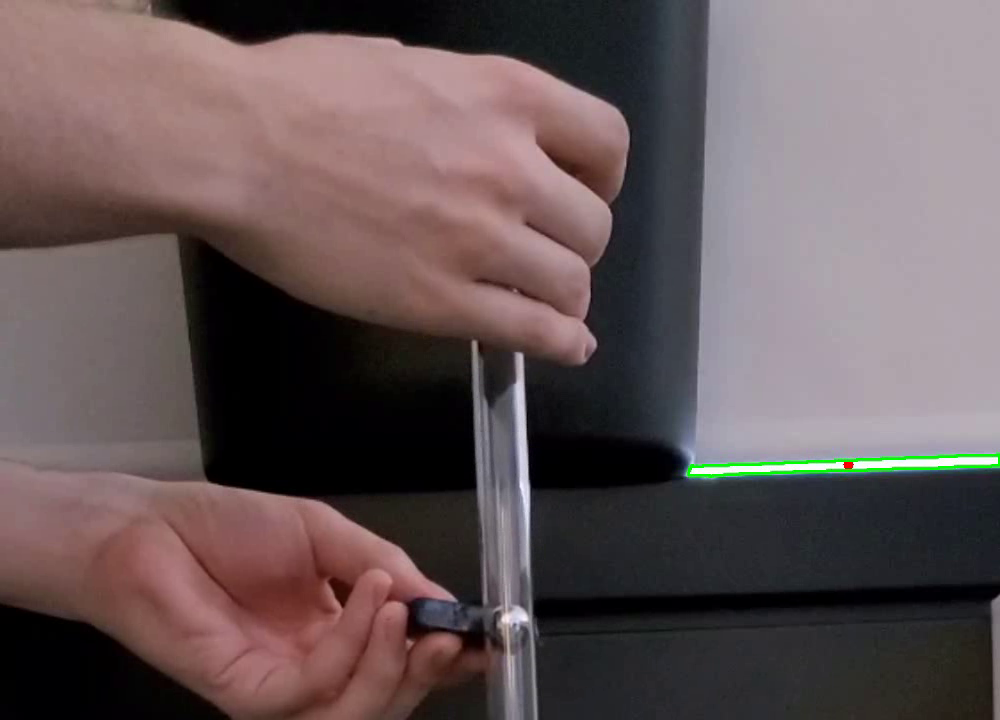
#> input picture frame 4 of Videos/output_test.mp4, 1000 x 720 px, given in place of 20250311_145216.mp4, which was not available
$ python process_video.py
#> lines starting #> are read from the running program, lines starting #| are printed output that depends on the picture; after the words box and inside, x2 and y2 are one past the last pixel; in counts of white or black regions, pixels touching at a corner belong together; pictures that were not available may be replaced by others from this repository, and a replacement may not be noted
import cv2
import csv

# Input and output video paths
input_video_path = "../Videos/20250311_145216.mp4"  # Change this to your actual video file
output_video_path = "../Videos/output_test.mp4"  # MP4 output
csv_file_path = "../CSV Files/CSVOutput_Test.csv"  # CSV file to save the coordinates

# Open the video file
cap = cv2.VideoCapture(input_video_path)

#Add a comment

# Get video properties
frame_width = int(cap.get(cv2.CAP_PROP_FRAME_WIDTH))
frame_height = int(cap.get(cv2.CAP_PROP_FRAME_HEIGHT))
fps = int(cap.get(cv2.CAP_PROP_FPS))
fourcc = cv2.VideoWriter_fourcc(*"mp4v")  # Use "mp4v" for MP4 output

# Define the cropping region dimensions
crop_y_start = 0
crop_y_end = frame_height - 0 # To go until the end of the frame
crop_x_start = 0
crop_x_end = 1000

# Validate cropping bounds
if crop_x_start < 0 or crop_y_start < 0 or crop_x_end > frame_width or crop_y_end > frame_height:
    raise ValueError(f"Cropping bounds are out of the frame dimensions! "
                     f"Frame size: ({frame_width}x{frame_height}), "
                     f"Crop region: x({crop_x_start}-{crop_x_end}), y({crop_y_start}-{crop_y_end})")


# Create a VideoWriter object with the correct output size
output_width = crop_x_end - crop_x_start
output_height = crop_y_end - crop_y_start
out = cv2.VideoWriter(output_video_path, fourcc, fps, (output_width, output_height))

# Set minimum and maximum contour area to filter noise
MIN_CONTOUR_AREA = 500  # Adjust as needed
MAX_CONTOUR_AREA = 10000000  # Adjust based on expected pendulum size


with open(csv_file_path, mode='w', newline='') as csv_file:
    writer = csv.writer(csv_file)

    # Write the header to the CSV file
    writer.writerow(['Time', 'x', 'y'])
    # Process each frame
    counter = 0
    while cap.isOpened():
        counter += 1
        print(counter)
        ret, frame = cap.read()
#> frame is the input picture: shape (720, 1000, 3); mean B, G, R 87.5, 86.2, 100.5

        if not ret:
            break  # End of video

        # Crop the frame based on defined coordinates
        cropped = frame[crop_y_start:crop_y_end, crop_x_start:crop_x_end]
        if(counter == 2):
            cv2.imwrite('cropped3.jpg',cropped)
        # Convert to grayscale
        gray = cv2.cvtColor(cropped, cv2.COLOR_BGR2GRAY)
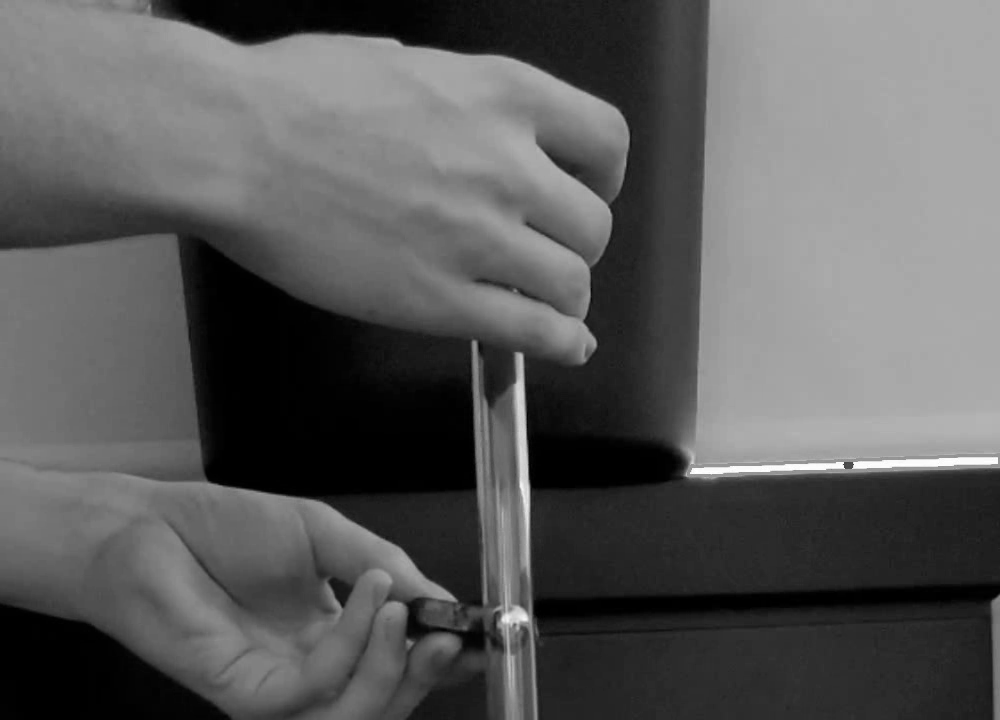
#> gray: shape (720, 1000); min 0, max 255, mean 90.6

        # Apply Gaussian blur to smooth out noise
        blurred = cv2.GaussianBlur(gray, (5, 5), 0)

        # Apply thresholding
        _, thresh = cv2.threshold(blurred,210, 255, cv2.THRESH_BINARY)
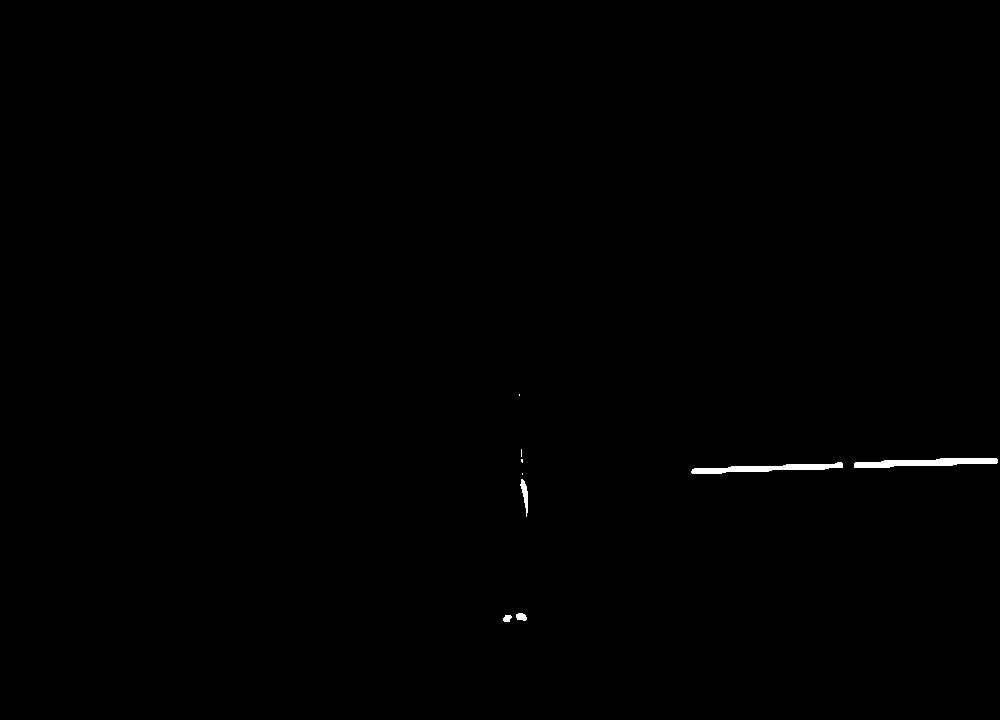
#> thresh: shape (720, 1000); 0.28% white; 9 white regions (4 under 20 px)
        cv2.imshow("text",thresh)
        cv2.waitKey(1)
        # Find contours
        contours, _ = cv2.findContours(thresh, cv2.RETR_EXTERNAL, cv2.CHAIN_APPROX_SIMPLE)
#> contours = 9 contours, 4 with area under 20; largest, box (x1, y1, x2, y2) and area: (854, 458, 998, 468) 766, (691, 462, 843, 474) 693, (520, 479, 528, 517) 104, (516, 613, 527, 621) 54, (503, 615, 512, 622) 37
        # Filter contours based on area
        valid_contours = [
            c for c in contours if MIN_CONTOUR_AREA < cv2.contourArea(c) < MAX_CONTOUR_AREA
        ]
#> valid_contours = 2 contours; box (x1, y1, x2, y2) and area: (854, 458, 998, 468) 766, (691, 462, 843, 474) 693
        # print(len(valid_contours))

        for contour in valid_contours:

            # Calculate moments of the contour
            moments = cv2.moments(contour)

            # Calculate the centroid (midpoint)
            if moments["m00"] != 0:  # Prevent division by zero
                cx = moments["m10"] / moments["m00"]
                cy = moments["m01"] / moments["m00"]

                # Draw the midpoint on the frame
                # print("printing dot")
                cv2.circle(cropped, (int(cx), int(cy)), 5, (0, 0, 255), -1)  # Red dot for centroid
                writer.writerow([counter / fps, cx, cy])  # Use frame number divided by fps to get time in seconds

            else:
                print("invalid contour moment")
#> this loop made 2 passes
#> (cx, cy) on passes 1 to 2: (765.5, 468), (925.4, 462.2)
#> cropped: shape (720, 1000, 3); 0.02% of pixels changed, all inside (x1, y1, x2, y2) = (760, 457, 931, 474)
        # Draw contours on the cropped frame
        cv2.drawContours(cropped, valid_contours, -1, (0, 255, 0), 2)  # Green color
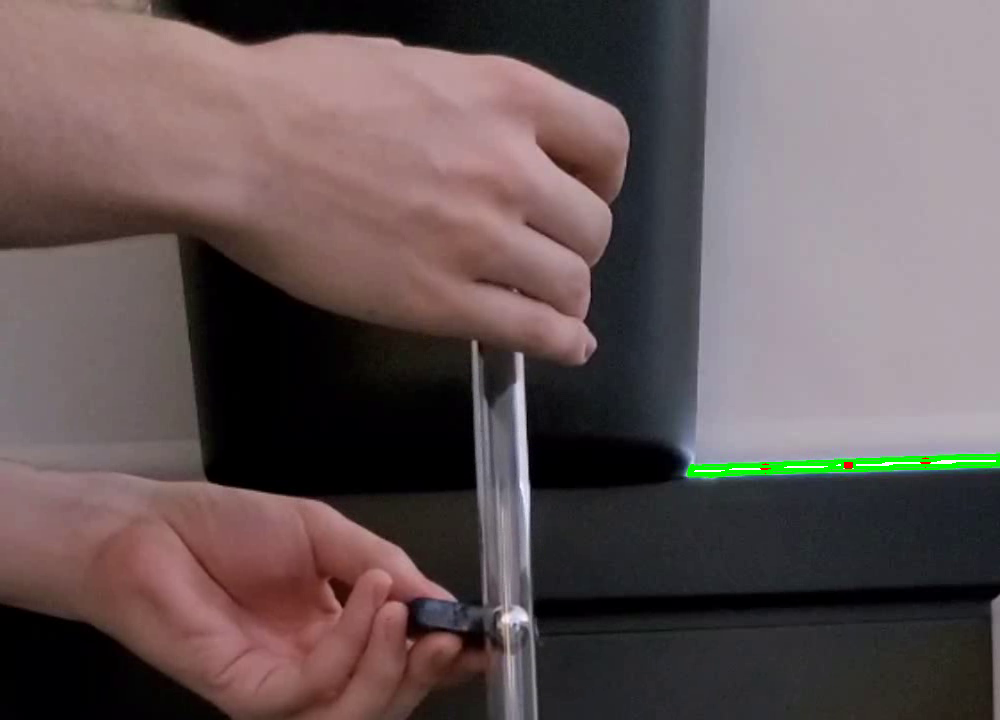
#> cropped: shape (720, 1000, 3); mean B, G, R 87, 86.2, 100
        # cv2.imshow("frame", cropped)
        # cv2.waitKey(0)
        # Write the processed frame to the output video
        out.write(cropped)

# Release resources
cap.release()
out.release()
cv2.destroyAllWindows()

$ run again, starting later in the video
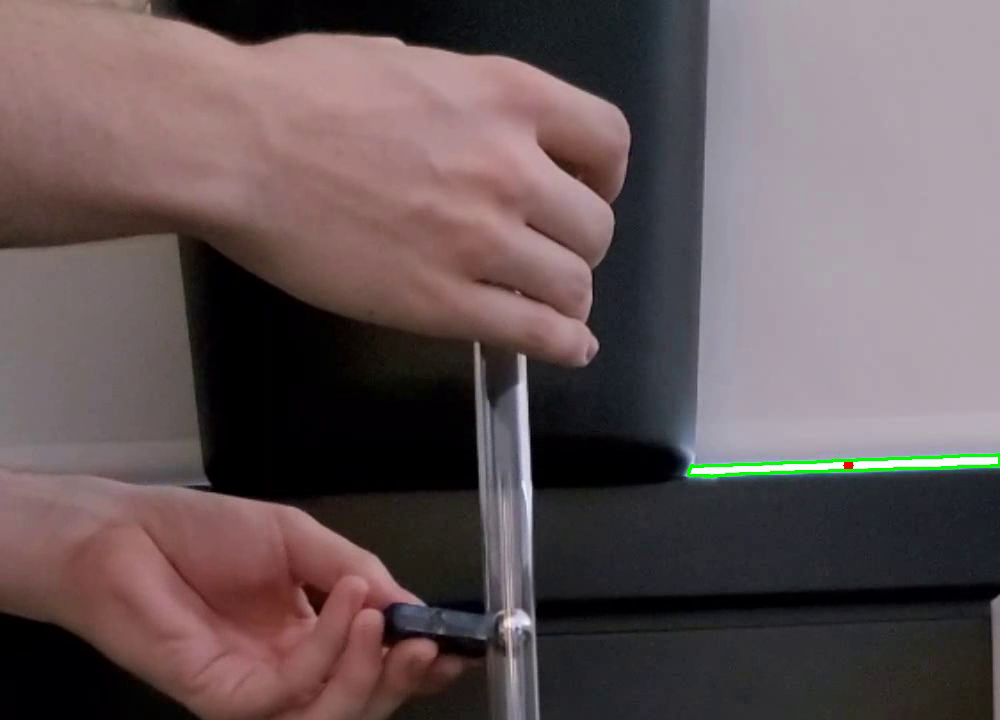
#> input picture frame 20 of Videos/output_test.mp4, 1000 x 720 px, given in place of 20250311_145216.mp4, which was not available
#> frame is the input picture: shape (720, 1000, 3); mean B, G, R 87.5, 85.8, 100.1
#> `gray = cv2.cvtColor(cropped, cv2.COLOR_BGR2GRAY)`:
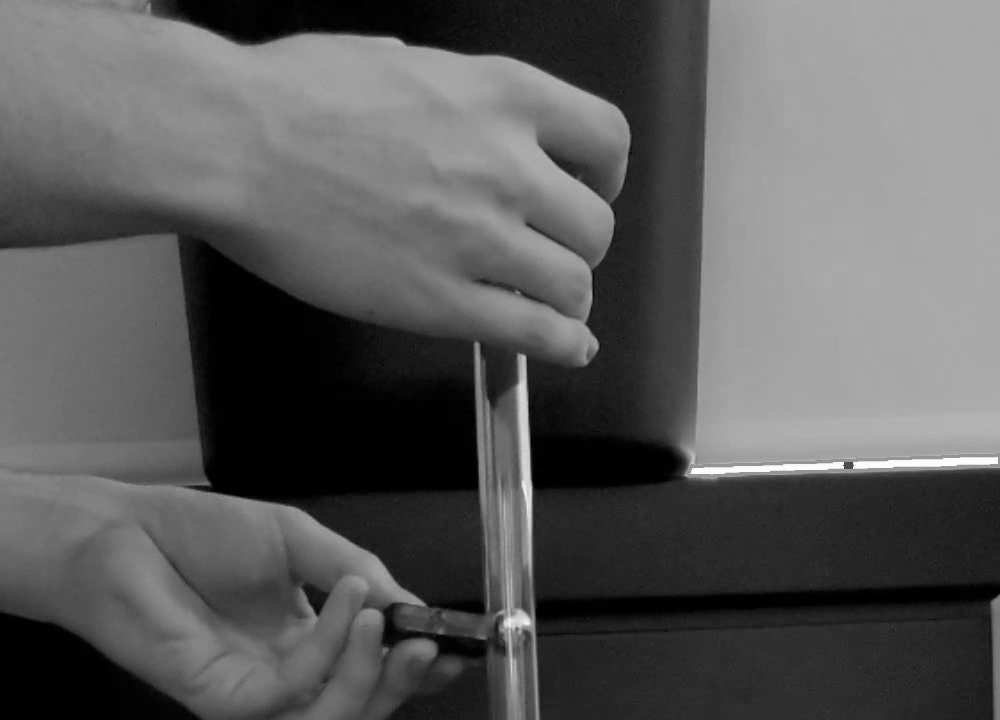
#> gray: shape (720, 1000); min 0, max 255, mean 90.3
#> thresh: shape (720, 1000); 0.28% white; 8 white regions (4 under 20 px)
#> contours = 8 contours, 4 with area under 20; largest, box (x1, y1, x2, y2) and area: (854, 457, 998, 468) 758, (691, 462, 843, 474) 701, (523, 472, 530, 514) 96, (506, 617, 529, 627) 89
#> valid_contours = 2 contours; box (x1, y1, x2, y2) and area: (854, 457, 998, 468) 758, (691, 462, 843, 474) 701
#> the loop `for contour in valid_contours:` made 2 passes
#> (cx, cy) on passes 1 to 2: (766.8, 468), (925.9, 462.3)
#> `cv2.drawContours(cropped, valid_contours, -1, (0, 255, 0), 2)`:
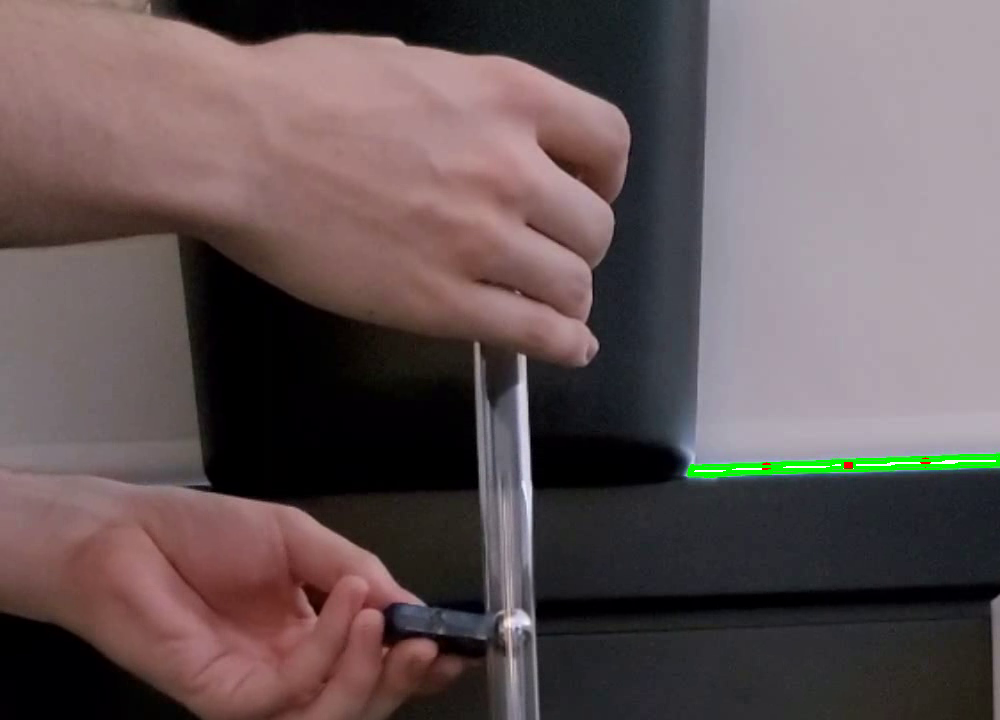
#> cropped: shape (720, 1000, 3); mean B, G, R 87, 85.8, 99.6

$ run again, starting later in the video
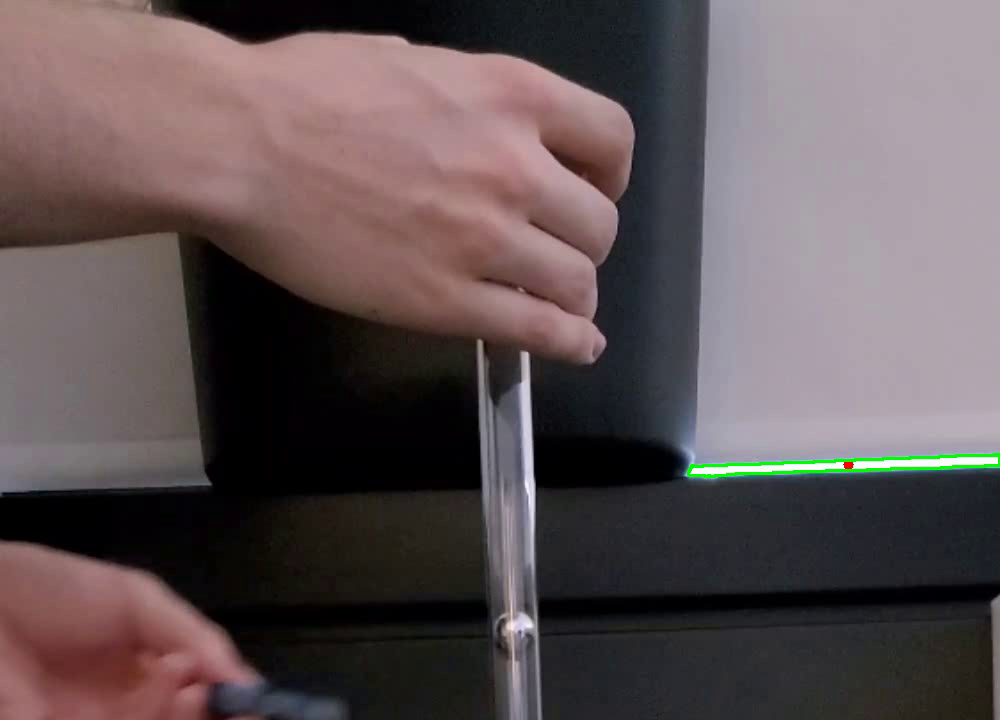
#> input picture frame 36 of Videos/output_test.mp4, 1000 x 720 px, given in place of 20250311_145216.mp4, which was not available
#> frame is the input picture: shape (720, 1000, 3); mean B, G, R 84.1, 82.3, 94.2
#> `gray = cv2.cvtColor(cropped, cv2.COLOR_BGR2GRAY)`:
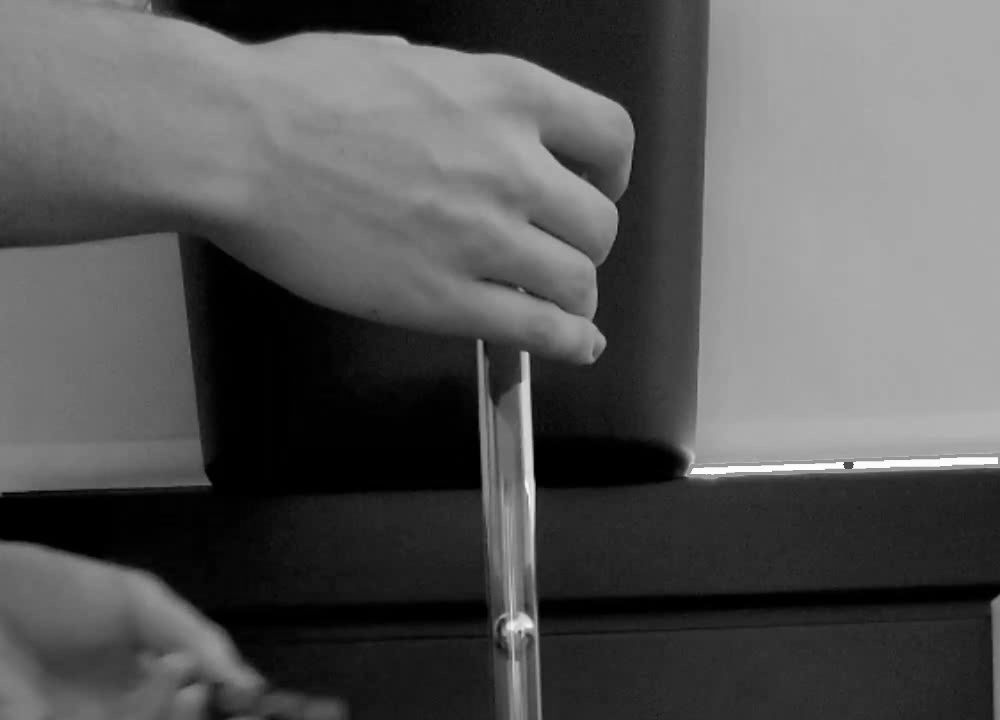
#> gray: shape (720, 1000); min 0, max 255, mean 86.1
#> thresh: shape (720, 1000); 0.29% white; 6 white regions
#> contours = 6 contours, 1 with area under 20; largest, box (x1, y1, x2, y2) and area: (854, 458, 998, 468) 752, (692, 462, 843, 474) 700, (525, 477, 533, 516) 123, (521, 620, 532, 628) 50, (508, 622, 518, 630) 43
#> valid_contours = 2 contours; box (x1, y1, x2, y2) and area: (854, 458, 998, 468) 752, (692, 462, 843, 474) 700
#> the loop `for contour in valid_contours:` made 2 passes
#> (cx, cy) on passes 1 to 2: (765.1, 468), (925.5, 462.2)
#> `cv2.drawContours(cropped, valid_contours, -1, (0, 255, 0), 2)`:
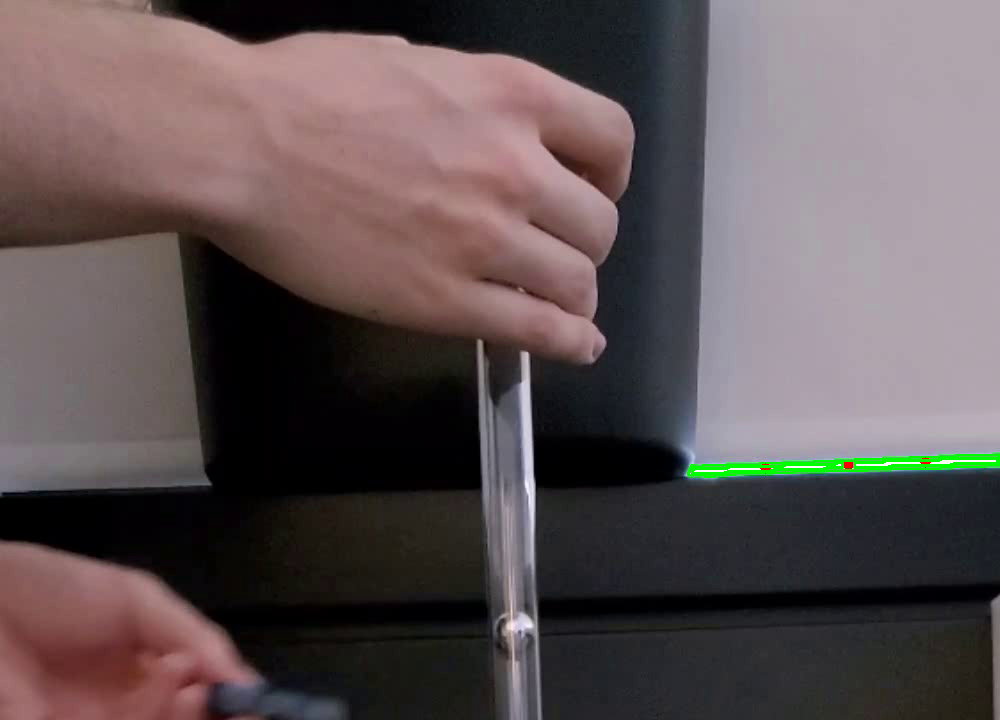
#> cropped: shape (720, 1000, 3); mean B, G, R 83.6, 82.3, 93.7
